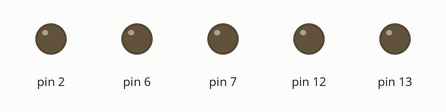
This sketch was run on a simulated Arduino Uno, built with avr-gcc and run on an emulated ATmega328P. On the bench: output pins drawn as LEDs (lit = HIGH).

Above: at 0.3 s.
At 2.0 s:
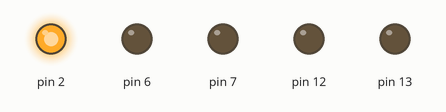
Timing chart, 0 to 6.7 s (numbered marks = the images above):
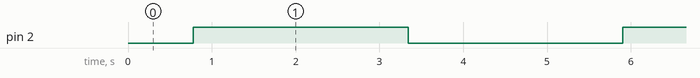

The sketch:

test.ino
```cpp
// Motor 1

// Stroke:     50mm
// Max load:   1000N (100kg)
// Speed:      14mm/s
// Duty cycle: 10%

// Approx 3.57 seconds to fully extend/retract

struct Motor {
    int pinEna;
    int pinIn1;
    int pinIn2;

    float strokeMm;
    float speedMmS;

    unsigned long theoreticalTravelTimeMs = 0;
    unsigned long expectedTravelTimeMs = 0;
    unsigned long startTimeMs = 0;

    bool isMoving = false;

    Motor(int ena, int in1, int in2, float stroke, float speed)
      : pinEna(ena), pinIn1(in1), pinIn2(in2), strokeMm(stroke), speedMmS(speed)
    {
        if (speedMmS > 0) {
            theoreticalTravelTimeMs = (strokeMm / speedMmS) * 1000.0;
        }
    }

    void begin() {
        if (pinEna == -1) return;

        pinMode(pinEna, OUTPUT);
        pinMode(pinIn1, OUTPUT);
        pinMode(pinIn2, OUTPUT);
    }

    void update() {
        if (!isMoving) return;

        if (millis() - startTimeMs >= expectedTravelTimeMs) {
            brake();
        }
    }

    void extend() {
        if (pinEna == -1 || isMoving) return;

        // NOTE(isma): We add a flat 30% safety margin, should be more than enough..
        // This value needs to be adjusted with real world testing.
        expectedTravelTimeMs = theoreticalTravelTimeMs * 1.3;

        digitalWrite(pinIn1, HIGH);
        digitalWrite(pinIn2, LOW);
        analogWrite(pinEna, 255);

        startTimeMs = millis();
        isMoving = true;
    }

    void extendHalf() {
        if (pinEna == -1 || isMoving) return;

        expectedTravelTimeMs = theoreticalTravelTimeMs / 2;

        digitalWrite(pinIn1, HIGH);
        digitalWrite(pinIn2, LOW);
        analogWrite(pinEna, 255);

        startTimeMs = millis();
        isMoving = true;
    }

    void retract() {
        if (pinEna == -1 || isMoving) return;

        expectedTravelTimeMs = theoreticalTravelTimeMs * 1.3;

        digitalWrite(pinIn1, LOW);
        digitalWrite(pinIn2, HIGH);
        analogWrite(pinEna, 255);

        startTimeMs = millis();
        isMoving = true;
    }

    void retractHalf() {
        if (pinEna == -1 || isMoving) return;

        expectedTravelTimeMs = theoreticalTravelTimeMs / 2;

        digitalWrite(pinIn1, LOW);
        digitalWrite(pinIn2, HIGH);
        analogWrite(pinEna, 255);

        startTimeMs = millis();
        isMoving = true;
    }

    void brake() {
        if (pinEna == -1) return;

        digitalWrite(pinIn1, LOW);
        digitalWrite(pinIn2, LOW);
        analogWrite(pinEna, 0);

        isMoving = false;
    }
};

struct Led {
    int pin;

    Led(int p) : pin(p) {}

    void begin() {
        if (pin == -1) return;

        pinMode(pin, OUTPUT);
    }

    void setBrightness(int level) {
        if (pin == -1) return;

        int safeLevel = constrain(level, 0, 255);
        analogWrite(pin, safeLevel);
    }

    void on() {
        setBrightness(255);
    }

    void off() {
        setBrightness(0);
    }

    void fade() {
        for (int i = 0; i <= 255; i += 5) {
            setBrightness(i);
            delay(30);
        }

        delay(1000);

        for (int i = 255; i >= 0; i -= 5) {
            setBrightness(i);
            delay(30);
        }

        delay(1000);
    }
};

struct Dragon {
    Motor leftWingTop;      // Opening of the wing
    Motor leftWingBottom;   // Up/down wing movement
    Motor rightWingTop;     // See above
    Motor rightWingBottom;  // See above
    Motor headPan;          // Left/right rotation
    Motor headTilt;         // Up/down nod
    Motor headRoll;         // Side to side twist (see camera_movements.jpg)
    Motor leftEyelid;
    Motor rightEyelid;
    Motor leftEar;
    Motor rightEar;
    Motor mouth;

    Led eyes;
    Led breath;

    int smokeMachinePin;

    Motor* allMotors[12];

    Dragon()
      : leftWingTop     (-1, -1, -1, 100.0, 14.0),
        leftWingBottom  (-1, -1, -1, 150.0, 14.0),
        rightWingTop    (-1, -1, -1, 100.0, 14.0),
        rightWingBottom (-1, -1, -1, 150.0, 14.0),
        headPan         (6, 26, 34, 100.0, 14.0),
        headTilt        (13, 43, 51, 300.0, 14.0),
        headRoll        (12, 42, 50, 50.0, 14.0),
        leftEyelid      (-1, -1, -1, 0.0, 0.0),
        rightEyelid     (-1, -1, -1, 0.0, 0.0),
        leftEar         (-1, -1, -1, 0.0, 0.0),
        rightEar        (-1, -1, -1, 0.0, 0.0),
        mouth           (7, 27, 35, 50.0, 14.0),

        eyes            (2),
        breath          (8),

        smokeMachinePin (-1)
    {
        allMotors[0]  = &leftWingTop;
        allMotors[1]  = &leftWingBottom;
        allMotors[2]  = &rightWingTop;
        allMotors[3]  = &rightWingBottom;
        allMotors[4]  = &headPan;
        allMotors[5]  = &headTilt;
        allMotors[6]  = &headRoll;
        allMotors[7]  = &leftEyelid;
        allMotors[8]  = &rightEyelid;
        allMotors[9]  = &leftEar;
        allMotors[10] = &rightEar;
        allMotors[11] = &mouth;
    }

    void begin() {
        for (int i = 0; i < 12; i++) {
            allMotors[i]->begin();
        }
    }

    void update() {
        for (int i = 0; i < 12; i++) {
            allMotors[i]->update();
        }
    }

    void extendAll() {
        for (int i = 0; i < 12; i++) {
            allMotors[i]->extend();
        }
    }

    void retractAll() {
        for (int i = 0; i < 12; i++) {
            allMotors[i]->retract();
        }
    }

    void stop() {
        for (int i = 0; i < 12; i++) {
            allMotors[i]->brake();
        }
    }

    bool isAnyMotorMoving() {
        for (int i = 0; i < 12; i++) {
            if (allMotors[i]->isMoving) return true;
        }
        return false;
    }

    void waitUntilFinished() {
        while (isAnyMotorMoving()) {
            update();
        }
    }

    void reset() {
        stop();
        retractAll();
        waitUntilFinished();
        headRoll.extendHalf();
    }

    void roar() {
        // 0. Mouth closed
        // 1. Tilt forward
        // 2. Open eyes
        // 3. Slight twist to the side
        // 4. Eyes pulse
        // 5. Tilt back
        // 6. Mouth open
        // 7. Smoke machine
        // 8. Eyes flash
    }

    void extendAndRetractOnce(Motor& actuator) {
        actuator.retract();
        waitUntilFinished();
        actuator.extend();
        waitUntilFinished();
        actuator.retract();
        waitUntilFinished();
    }
};

Dragon graoully;

void setup()
{
    Serial.begin(115200);
    graoully.begin();

    while (1) {
        graoully.eyes.fade();
    }
}

void loop()
{
    graoully.update();
}
```

Measured:
- by itself, pin 2: alternates HIGH for 2.6 s and LOW for 2.6 s
